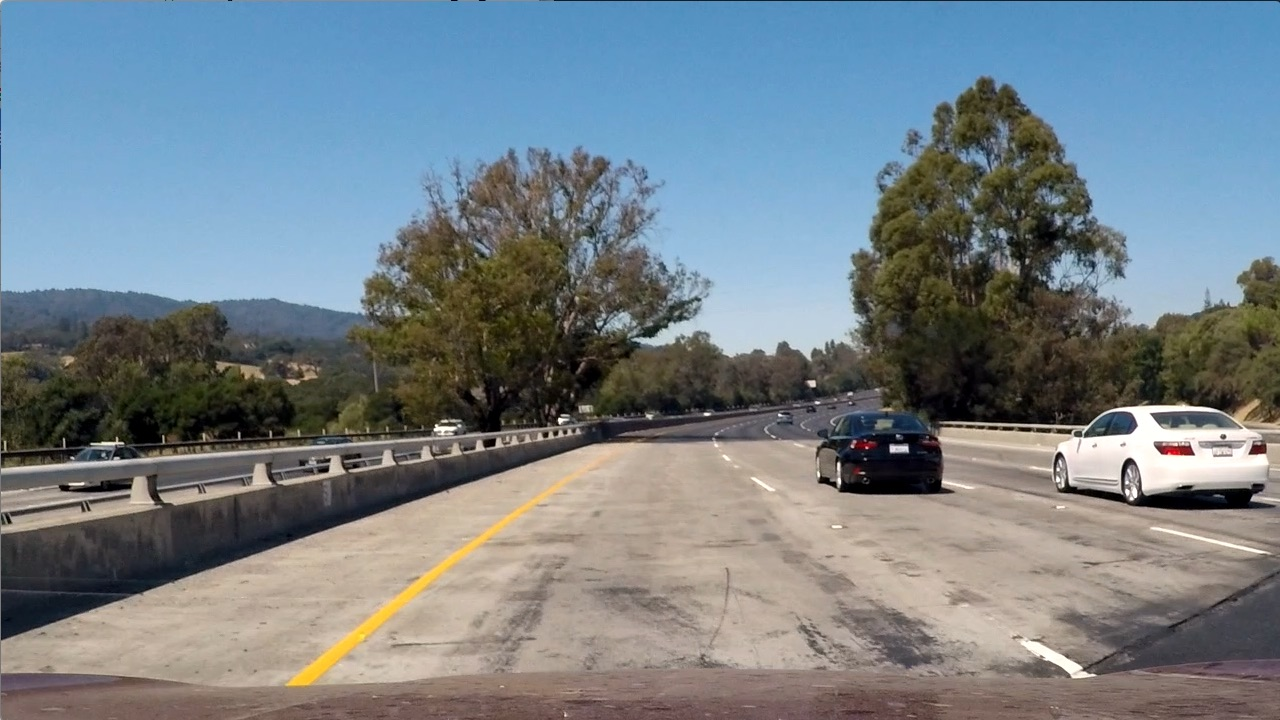
#> input picture test_images/test1.jpg, 1280 x 720 px
$ jupyter execute --allow-errors p5.ipynb   (older library calls are emulated)
#> lines starting #> are read from the running program, lines starting #| are printed output that depends on the picture; after the words box and inside, x2 and y2 are one past the last pixel; in counts of white or black regions, pixels touching at a corner belong together
### Imports

[cell 1]
import glob
import time
import cv2
import csv
import math
import numpy as np
import random as rand
import matplotlib.image as mpimg
from skimage.feature import hog
from sklearn.svm import LinearSVC, SVC
from sklearn.model_selection import train_test_split
import matplotlib.pyplot as plt
from sklearn.preprocessing import StandardScaler
from skimage.feature import hog
from moviepy.editor import VideoFileClip

### Import the image data set

[cell 2]
nonvehicles = glob.glob('./data/non-vehicles/**/*.png', recursive = True)
vehicles = glob.glob('./data/vehicles/**/*.png', recursive = True)

vehicle_images = []
nonvehicles_images = []

for non_vehicle_image in nonvehicles:
    nonvehicles_images.append(mpimg.imread(non_vehicle_image))

for vehicle_image in vehicles:
    vehicle_images.append(mpimg.imread(vehicle_image))

nonvehicle_count =  len (nonvehicles_images)
vehicle_count = len (vehicle_images)

print("Non vehicles_images are : ", nonvehicle_count)
print("Vehicle Images are :", vehicle_count)

[cell 3]
def showRandomVehicleImages(number):
#> called with number = 5
    for i in range(0, number):
        isaride = vehicle_images[random.randint(0, vehicle_count - 1)]
        notaride = nonvehicles_images[random.randint(0, nonvehicle_count - 1)]
        f, (ax1, ax2) = plt.subplots(1, 2)
        f.tight_layout()
        ax1.imshow(isaride)
        ax1.set_title('Vehicle ', fontsize=25)
        ax2.imshow(notaride)
        ax2.set_title('Not a vehicle', fontsize=25)
        plt.subplots_adjust(left=0., right=1, top=0.9, bottom=0.)

#> (the rest of this cell did not finish here and is left out)

[cell 4]
def showHOGSample(number):
#> called with number = 1
    for i in range(0, number):
        isaride = vehicle_images[random.randint(0, vehicle_count - 1)]
        notaride = nonvehicles_images[random.randint(0, nonvehicle_count - 1)]

        orient = 9
        pix_per_cell = 8
        cell_per_block = 2

        gray = cv2.cvtColor(isaride, cv2.COLOR_RGB2GRAY)
        features, hog_image1 = get_hog_features(gray, orient, pix_per_cell, cell_per_block, vis=True, feature_vec=False)

        non_gray = cv2.cvtColor(notaride, cv2.COLOR_RGB2GRAY)
        features_non, hog_image2 = get_hog_features(non_gray, orient, pix_per_cell, cell_per_block, vis=True, feature_vec=False)

        f, (ax1, ax2, ax3, ax4) = plt.subplots(1, 4, figsize=(24, 9))
        f.tight_layout()
        ax1.imshow(isaride)
        ax1.set_title('Vehicle ', fontsize=15)
        ax2.imshow(notaride)
        ax2.set_title('Not a vehicle', fontsize=15)
        ax3.imshow(hog_image1)
        ax3.set_title('Vehicle HOG ', fontsize=15)
        ax4.imshow(hog_image2)
        ax4.set_title('Non-vehicle HOG', fontsize=15)
        plt.subplots_adjust(left=0., right=1, top=0.9, bottom=0.)

## Functions from the lessons

[cell 5]
# Define a function to return HOG features and visualization
# [89 lines left out: functions get_hog_features, bin_spatial, color_hist, single_img_features, not called in this run]


# Define a function to extract features from a list of images
# Have this function call bin_spatial() and color_hist()
def extract_features(imgs, color_space='RGB', spatial_size=(32, 32),
                        hist_bins=32, orient=9,
                        pix_per_cell=8, cell_per_block=2, hog_channel=0,
                        spatial_feat=True, hist_feat=True, hog_feat=True):
    # Create a list to append feature vectors to
#> called with color_space = 'RGB', spatial_size = (16, 16), hist_bins = 16, orient = 8, pix_per_cell = 16, cell_per_block = 1, hog_channel = 'ALL', spatial_feat = False
    features = []
    # Iterate through the list of images
    for file in imgs:
        file_features = []
        # Read in each one by one
        #image = mpimg.imread(file)
        image = file
        # apply color conversion if other than 'RGB'
        if color_space != 'RGB':
            #feature_image = cv2.cvtColor (image, getattr(cv2, 'COLOR_RGB2' + color_space))
            if color_space == 'HSV':
                feature_image = cv2.cvtColor(image, cv2.COLOR_RGB2HSV)
            elif color_space == 'LUV':
                feature_image = cv2.cvtColor(image, cv2.COLOR_RGB2LUV)
            elif color_space == 'HLS':
                feature_image = cv2.cvtColor(image, cv2.COLOR_RGB2HLS)
            elif color_space == 'YUV':
                feature_image = cv2.cvtColor(image, cv2.COLOR_RGB2YUV)
            elif color_space == 'YCrCb':
                feature_image = cv2.cvtColor(image, cv2.COLOR_RGB2YCrCb)
        else:
            feature_image = np.copy(image)

        if spatial_feat == True:
            spatial_features = bin_spatial(feature_image, size=spatial_size)
            file_features.append(spatial_features)
        if hist_feat == True:
            # Apply color_hist()
            hist_features = color_hist(feature_image, nbins=hist_bins)
            file_features.append(hist_features)
        if hog_feat == True:
        # Call get_hog_features() with vis=False, feature_vec=True
            if color_space == 'GRAY':
                hog_features = get_hog_features(feature_image, orient,
                            pix_per_cell, cell_per_block, vis=False, feature_vec=True)
            elif hog_channel == 'ALL':
                hog_features = []
                for channel in range(feature_image.shape[2]):
                    hog_features.append(get_hog_features(feature_image[:,:,channel],
                                        orient, pix_per_cell, cell_per_block,
                                        vis=False, feature_vec=True))
                hog_features = np.ravel(hog_features)
            else:
                hog_features = get_hog_features(feature_image[:,:,hog_channel], orient,
                            pix_per_cell, cell_per_block, vis=False, feature_vec=True)
            # Append the new feature vector to the features list
            file_features.append(hog_features)
        features.append(np.concatenate(file_features))
    # Return list of feature vectors
    return features

# Define a function you will pass an image
# and the list of windows to be searched (output of slide_windows())
# [29 lines left out: function search_windows, not called in this run]

# Define a function that takes an image,
# start and stop positions in both x and y,
# window size (x and y dimensions),
# and overlap fraction (for both x and y)//Doubt
def slide_window(img, x_start_stop=[None, None], y_start_stop=[None, None],
                    xy_window=(64, 64), xy_overlap=(0.5, 0.5)):
    # If x and/or y start/stop positions not defined, set to image size
    imgsizey = img.shape [0]
    imgsizex = img.shape [1]
    if x_start_stop[0] == None:
        x_start_stop[0] = 0
    if x_start_stop[1] == None:
        x_start_stop[1] = img.shape[1]
    if y_start_stop[0] == None:
        y_start_stop[0] = 0
    if y_start_stop[1] == None:
        y_start_stop[1] = img.shape[0]
    # Compute the span of the region to be searched
    xspan = x_start_stop[1] - x_start_stop[0]
    yspan = y_start_stop[1] - y_start_stop[0]
    # Compute the number of pixels per step in x/y
    nx_pix_per_step = np.int(xy_window[0]*(1 - xy_overlap[0]))
    ny_pix_per_step = np.int(xy_window[1]*(1 - xy_overlap[1]))
    # Compute the number of windows in x/y
    nx_buffer = np.int(xy_window[0]*(xy_overlap[0]))
    ny_buffer = np.int(xy_window[1]*(xy_overlap[1]))
    nx_windows = np.int((xspan-nx_buffer)/nx_pix_per_step)
    ny_windows = np.int((yspan-ny_buffer)/ny_pix_per_step)
    # Initialize a list to append window positions to
    window_list = []
    # Loop through finding x and y window positions
    # Note: you could vectorize this step, but in practice
    # you'll be considering windows one by one with your
    # classifier, so looping makes sense
    for ys in range(ny_windows):
        for xs in range(nx_windows):
            # Calculate window position
            startx = xs*nx_pix_per_step + x_start_stop[0]
            endx = startx + xy_window[0]
            starty = ys*ny_pix_per_step + y_start_stop[0]
            endy = starty + xy_window[1]

            # Append window position to list
            window_list.append(((startx, starty), (endx, endy)))
    # Return the list of windows
    return window_list

# Define a function to draw bounding boxes
def draw_boxes(img, bboxes, color=(0, 0, 255), thick=6):
    # Make a copy of the image
    imcopy = np.copy(img)
    # Iterate through the bounding boxes
    for bbox in bboxes:
        # Draw a rectangle given bbox coordinates
        cv2.rectangle(imcopy, bbox[0], bbox[1], color, thick)
    # Return the image copy with boxes drawn
    return imcopy

def get_s_from_hls (img):
    hls = cv2.cvtColor (img, cv2.COLOR_BGR2HLS)
    return hls [:,:,2]

def get_hot_finds (image):
    dst = np.copy (image)
    all_hot_windows = []

    # iterate over previousely defined sliding windows
    for x_limits, y_limits, window_size, overlap in zip (sw_x_limits, sw_y_limits, sw_window_size, sw_overlap):

        windows = slide_window(
            dst,
            x_start_stop=x_limits,
            y_start_stop=y_limits,
            xy_window=window_size,
            xy_overlap=overlap
        )

        hot_windows = search_windows(image, windows, svc, X_scaler, color_space=color_space,
                            spatial_size=spatial_size, hist_bins=hist_bins,
                            orient=orient, pix_per_cell=pix_per_cell,
                            cell_per_block=cell_per_block,
                            hog_channel=hog_channel, spatial_feat=spatial_feat,
                            hist_feat=hist_feat, hog_feat=hog_feat)

        all_hot_windows.extend (hot_windows)

        dst = draw_boxes(dst, hot_windows, color=(0, 0, 1), thick=4)

    return all_hot_windows, dst

# [10 lines left out: function get_heat_map, not called in this run]

class AverageHotBox ():
    # [4 lines left out: function __init__, not called in this run]

    def get_strength (self):
        return self.detected_count

    # [90 lines left out: functions get_box, is_close, join, calc_average_boxes, not called in this run]

### Project Pipeline

### Parameters important in feature extraction

[cell 6]
'''
color_space = 'LUV' # Can be RGB, HSV, LUV, HLS, YUV, YCrCb
orient = 8  # HOG orientations
pix_per_cell = 8 # HOG pixels per cell
cell_per_block = 2 # HOG cells per block
hog_channel = 0 # Can be 0, 1, 2, or "ALL"
spatial_size = (16, 16) # Spatial binning dimensions
hist_bins = 32    # Number of histogram bins
spatial_feat = True # Spatial features on or off
hist_feat = True # Histogram features on or off
hog_feat = True # HOG features on or off
'''

color_space = 'RGB' # Can be RGB, HSV, LUV, HLS, YUV, YCrCb
orient = 8  # HOG orientations
pix_per_cell = 16 # HOG pixels per cell
cell_per_block = 1 # HOG cells per block
hog_channel = "ALL" # Can be 0, 1, 2, or "ALL"
spatial_size = (16, 16) # Spatial binning dimensions
hist_bins = 16    # Number of histogram bins
spatial_feat = False # Spatial features on or off
hist_feat = False # Histogram features on or off
hog_feat = True # HOG features on or off

#> (a cell that did not finish here is left out)

## Extract Features from data sets

[cell 8]
extract_starttime = time.time()

car_features = extract_features(vehicle_images, color_space=color_space,
                        spatial_size=spatial_size, hist_bins=hist_bins,
                        orient=orient, pix_per_cell=pix_per_cell,
                        cell_per_block=cell_per_block,
                        hog_channel=hog_channel, spatial_feat=spatial_feat,
                        hist_feat=hist_feat, hog_feat=hog_feat)

notcar_features = extract_features(nonvehicles_images, color_space=color_space,
                        spatial_size=spatial_size, hist_bins=hist_bins,
                        orient=orient, pix_per_cell=pix_per_cell,
                        cell_per_block=cell_per_block,
                        hog_channel=hog_channel, spatial_feat=spatial_feat,
                        hist_feat=hist_feat, hog_feat=hog_feat)

extract_endtime = time.time()

print("Feature extraction time is: ' ", round(extract_starttime - extract_endtime))


X = np.vstack((car_features, notcar_features)).astype(np.float64)
# Fit a per-column scaler
#> (the rest of this cell did not finish here and is left out)

[cell 9]
'''
vehicle_features = extract_features(vehicle_images, color_space=color_space,
                        spatial_size=spatial_size, hist_bins=hist_bins,
                        orient=orient, pix_per_cell=pix_per_cell,
                        cell_per_block=cell_per_block,
                        hog_channel=hog_channel, spatial_feat=spatial_feat,
                        hist_feat=hist_feat, hog_feat=hog_feat)

print ('vehicle samples: ', len(vehicle_features))

notvehicle_features = extract_features(nonvehicles_images, color_space=color_space,
                        spatial_size=spatial_size, hist_bins=hist_bins,
                        orient=orient, pix_per_cell=pix_per_cell,
                        cell_per_block=cell_per_block,
                        hog_channel=hog_channel, spatial_feat=spatial_feat,
                        hist_feat=hist_feat, hog_feat=hog_feat)

print ('Not vehicle samples: ', len(nonvehicles_images))

combined_array = np.vstack((vehicle_features, notvehicle_features)).astype(np.float64)

X_scaler = StandardScaler().fit(combined_array) # Fit a per-column scaler
scaled_X = X_scaler.transform(combined_array) # Apply the scaler to X

y = np.hstack((np.ones(len(vehicle_features)), np.zeros(len(notvehicle_features)))) # Define the labels vector

# Split up data into randomized training and test sets
X_train, X_test, y_train, y_test = train_test_split(scaled_X, y, test_size=0.2, random_state=22)

print('Using:',orient,'orientations', pix_per_cell,
    'pixels per cell and', cell_per_block,'cells per block')
print('Feature vector length:', len(X_train[0]))
svc = LinearSVC(loss='hinge') # Use a linear SVC
t=time.time() # Check the training time for the SVC
svc.fit(X_train, y_train) # Train the classifier
t2 = time.time()
print(round(t2-t, 2), 'Seconds to train SVC...')
print('Test Accuracy of SVC = ', round(svc.score(X_test, y_test), 4)) # Check the score of the SVC
'''

[cell 10]
svc = SVC()
t=time.time()
#> (the rest of this cell did not finish here and is left out)

### Parameters for Sliding Window

[cell 11]
# defining parameters of sliding windows
# I use 3 sliding windows with different sizes, and different positions

image = mpimg.imread('test_images/test1.jpg')
#> image is the input picture: shape (720, 1280, 3); mean R, G, B 117.5, 128.7, 135.5
window_img = np.copy(image)

# create sliding windows
window1 = slide_window(image, x_start_stop=[450, 720], y_start_stop=[400, 640],
                    xy_window=(128, 128), xy_overlap=(0.5, 0.5))
#> window1 = [((450, 400), (578, 528)), ((514, 400), (642, 528)), ((578, 400), (706, 528)), ((450, 464), (578, 592)), ((514, 464), (642, 592)), ((578, 464), (706, 592))]

window2 = slide_window(image, x_start_stop=[720, None], y_start_stop=[400, 600],
                    xy_window=(128, 128), xy_overlap=(0.5, 0.5))
#> window2 = 14 items

window3 = slide_window(image, x_start_stop=[412, 1280], y_start_stop=[390, 540],
                    xy_window=(96, 96), xy_overlap=(0.5, 0.5))
#> window3 = 34 items

# show sliding windows
sliding_windows = []
sliding_windows.append (draw_boxes(np.copy(image), window1, color=(255, 0, 0), thick=4))
#> the loop in draw_boxes, `for bbox in bboxes:` made 6 passes
#> bbox on passes 1 to 4: ((450, 400), (578, 528)), ((514, 400), (642, 528)), ((578, 400), (706, 528)), ((450, 464), (578, 592))
#> after the loop in draw_boxes, `for bbox in bboxes:`:
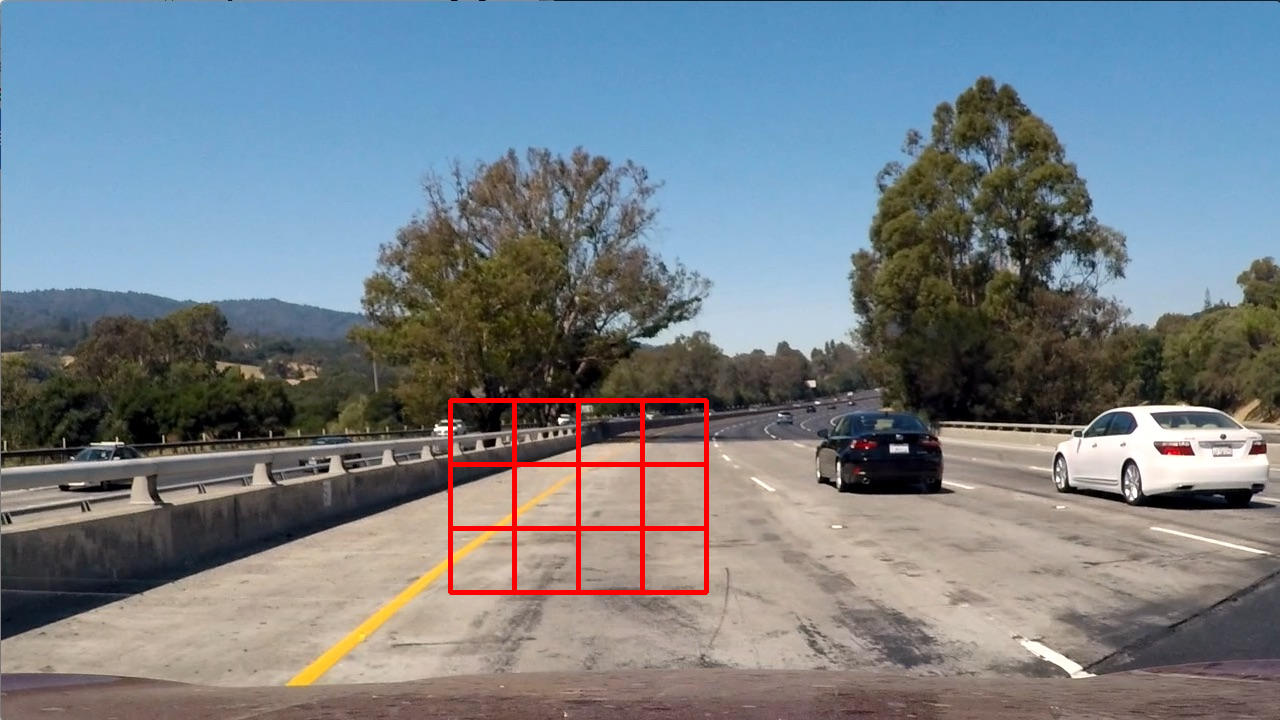
#> imcopy: shape (720, 1280, 3); 1.05% of pixels changed, all inside (x1, y1, x2, y2) = (448, 398, 709, 595)
sliding_windows.append (draw_boxes(np.copy(image), window2, color=(255, 255, 0), thick=4))
#> call 2 of draw_boxes, with color = (255, 255, 0), thick = 4
#> the loop in draw_boxes (call 2), `for bbox in bboxes:` made 14 passes
#> bbox on passes 1 to 4: ((720, 400), (848, 528)), ((784, 400), (912, 528)), ((848, 400), (976, 528)), ((912, 400), (1040, 528))
#> after the loop in draw_boxes (call 2), `for bbox in bboxes:`:
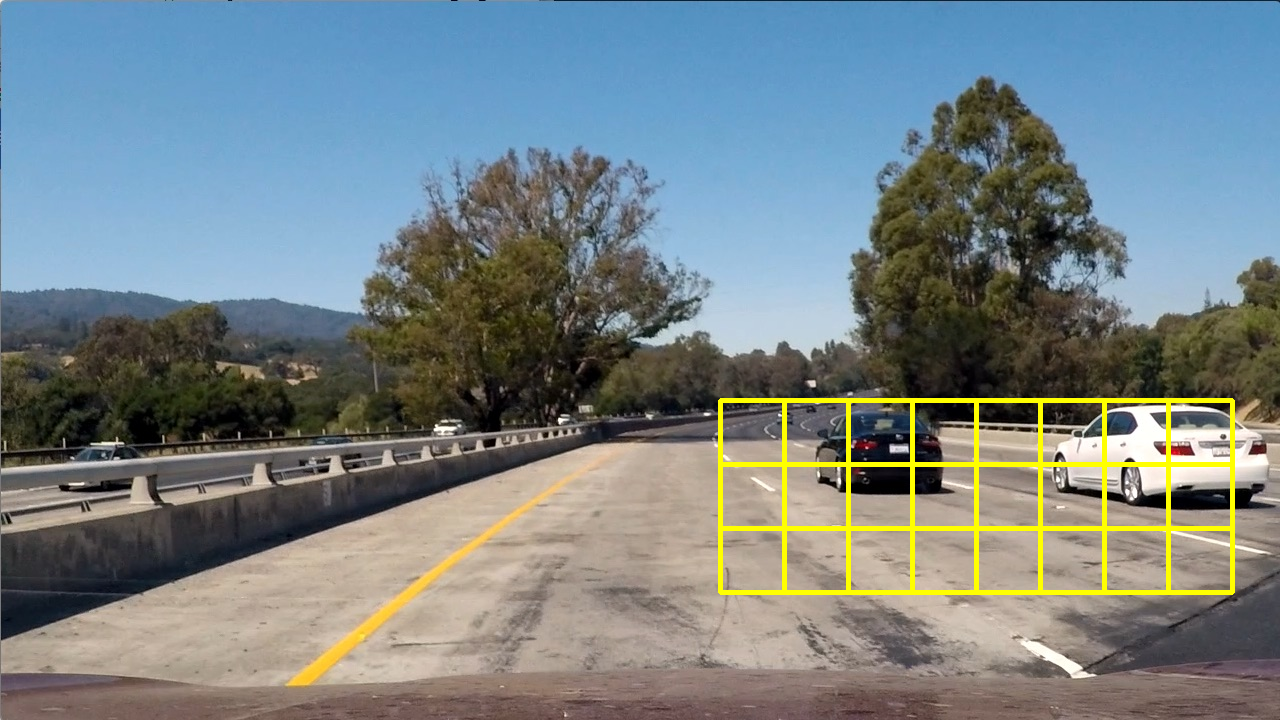
#> imcopy: shape (720, 1280, 3); 1.98% of pixels changed, all inside (x1, y1, x2, y2) = (718, 398, 1235, 595)
sliding_windows.append (draw_boxes(np.copy(image), window3, color=(0, 255, 0 ), thick=4))

f, (ax1, ax2, ax3) = plt.subplots(1, 3, figsize=(24, 9))
f.tight_layout()
ax1.imshow(sliding_windows[0])
ax1.set_title('Vehicle ', fontsize=15)
ax2.imshow(sliding_windows[1])
ax2.set_title('Not a vehicle', fontsize=15)
ax3.imshow(sliding_windows[2])
ax3.set_title('Vehicle HOG ', fontsize=15)
plt.subplots_adjust(left=0., right=1, top=0.9, bottom=0.)
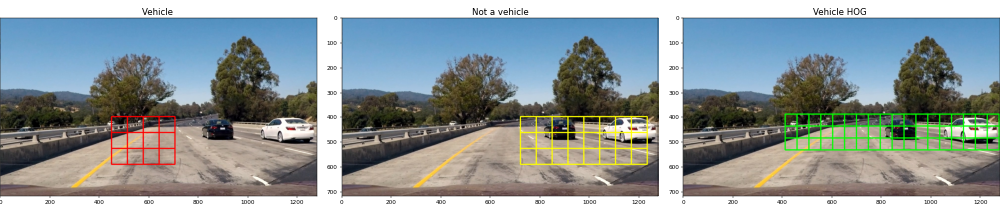
#> figure drawn by matplotlib, 3 panels
#> after the loop in get_hot_finds, `for x_limits, y_limits, window_size, overlap in zip (sw_x_limits, sw_y..`: all_hot_windows = []

### Calculating hot boxes and sliding windows

### Validate on test data

[cell 12]
test_images = []
test_images_titles = []

#> (the rest of this cell did not finish here and is left out)

### Process images for videos and apply boxes

[cell 13]
class HotBoxesPipeline ():
    def __init__ (self):
        self.queue_max_len = 10
        self.last_boxes = []

    # [11 lines left out: functions put_hot_boxes, get_hot_finds, not called in this run]

last_hot_boxes = HotBoxesPipeline()

# [13 lines left out: function process_image, not called in this run]

[cell 14]
def process_video (input_path, output_path):
    clip = VideoFileClip (input_path)

    result = clip.fl_image (process_image)
    result.write_videofile (output_path)

process_video ('project_video.mp4', 'project_video_output.mp4')
#> (the call stopped at in process_video, `clip = VideoFileClip (input_path)`: moviepy is not available in this run)
